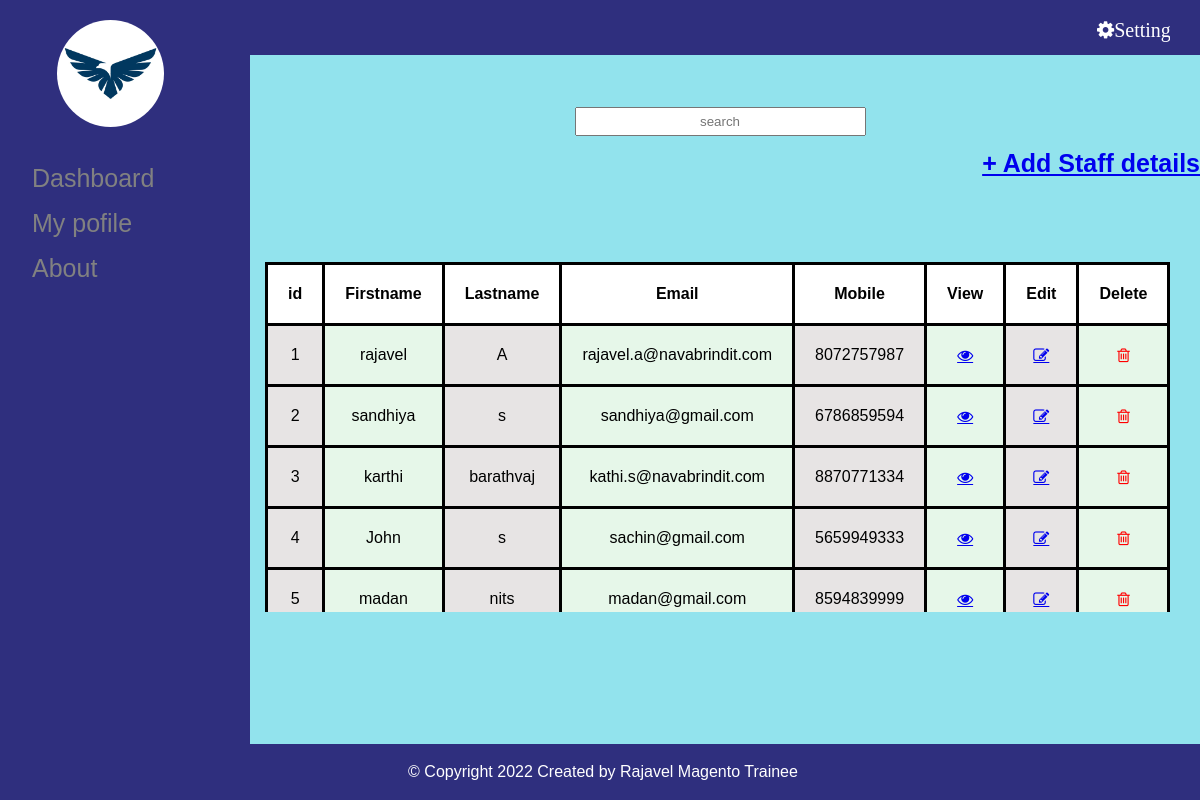
Screenshot of /staffdetails.php with the database file from the repository.
### tables this page shows
CREATE TABLE `staff` (
  `id` int(100) NOT NULL,
  `fname` varchar(100) NOT NULL,
  `lname` varchar(100) NOT NULL,
  `email` varchar(100) NOT NULL,
  `mobile` varchar(100) NOT NULL,
  `dept` varchar(100) NOT NULL,
  `role` varchar(100) NOT NULL,
  `address` varchar(100) NOT NULL,
  `country` varchar(100) NOT NULL,
  `state` varchar(100) NOT NULL
);

### staffdetails.php (the view, shortened to what this page needs)
<link rel="stylesheet" href="https://cdnjs.cloudflare.com/ajax/libs/font-awesome/4.7.0/css/font-awesome.min.css">
<?php session_start();
include("module.php");?>
<?php
    include("db.php");
    $query= "SELECT*FROM staff";
    $connect=mysqli_query($conn,$query);
    echo"<body style='overflow-x: hidden;'>";
    echo"<div style='margin-left: 240px; margin-bottom: 100px;'>";
    echo"<center><input type='text' placeholder='search' id='myinput'></center>";
        echo"<div class='link'>";
        echo"<a href='staffregister.php'>+ Add Staff details</a>";
        echo"</div>";
    echo"<div style='overflow-x: scroll;overflow-y: scroll;width:100%;height: 50%;'>";
    echo'<table class="staff">';
    echo"<tr>";
    echo"<th> id </th>";
    echo"<th>Firstname</th>";
    echo"<th>Lastname </th>";
    echo"<th> Email </th>";
    echo"<th> Mobile </th>";
    echo"<th> View </th>";
    echo"<th> Edit</th>";
    echo"<th> Delete </th>";
    echo"</tr>";
 while($row=mysqli_fetch_assoc($connect))
 {
    $id=$row['id'];
    echo"<tbody id='mytable'>";
    echo"<tr>";
    echo "<td>" . $row['id'] . "</td>";
    echo "<td>" . $row['fname']."</td>";
    echo "<td>" . $row['lname'] . "</td>";
    echo "<td>" . $row['email'] . "</td>";
    echo "<td>" . $row['mobile'] . "</td>";
    echo"<td><a href='viewdetails.php?id=$id' class='fa'>&#xf06e;</a></td>";
    echo"<td><a href='staffdetails_edit.php?id=$id' class='fa'>&#xf044;</a></td>";
    echo "<td> <i class='fa fa-trash-o' style='color:red;'title='delete' onclick='myfunction(".$id.")'></i></td>";
    echo"</tr>";
    echo"</tbody>";
 }
 echo"</table>";
 echo"</div>";
 echo"</div>";
?>

### module.php (shortened to what this page needs)
<html>
    <head>
        <href="https://cdnjs.cloudflare.com/ajax/libs/font-awesome/4.7.0/css/font-awesome.min.css">
    </head>
       <body>
            <div class="topnav">
                   <span style="font-size:30px;cursor:pointer; position:relative; top: 7px;font-weight: 600; margin-left: 12px;" onclick="openNav()">&#9776; Menu</span>
                 <div class="action">
                     <div class="profile" onclick="menuToggle();">
                     <i class="fa fa-gear" style="font-size:20px;color: white ">Setting</i>
                     </div>
                 </div>
            </div>
            <div id="sidenav" class="sidenav" style="background: #2f2f7e;">
                <img src="logo.jpg" style="  border-radius: 70%;width: 107px; margin-left: 57px;margin-top: -40px; margin-bottom: 29px;">
                <a href="demo.php"  id='dash'>Dashboard</a>
                <a href="mydeatils.php" id='profile'>My pofile</a>
                <a href="about.php" id='about'>About</a>
            </div>
            <footer>
                    <p>© Copyright 2022 Created by Rajavel Magento Trainee<br>
                   </p>
            </footer>
    </body>
</html>

### module.php (style rules this page uses)
body { font-family: "Lato", sans-serif; }
.sidenav { height: 100%; width: 250px; position: fixed; z-index: 1; top: 0; left: 0; background-color: #111; color:white; overflow-x: hidden; padding-top: 60px; }
.sidenav a { padding: 8px 8px 8px 32px; text-decoration: none; font-size: 25px; color: #818181; display: block; }
body { margin: 0; font-family: Arial, Helvetica, sans-serif; }
.topnav { overflow: auto; background-color: #2f2f7e; position:fixed; width:100%; top: 0px; height: 55px }
span { color:white; }
footer { position: fixed; bottom:0; left: 0; width:100%; text-align: center; padding: 3px; background-color: #2f2f7e ; color: white; }
.action { position: fixed; top: 20px; right: 30px; }
.action .profile { position: relative; width: 73px; height: 60px; overflow: hidden; cursor: pointer; }

### staffdetails.php (style rules this page uses)
table, th, td { border: 3px solid black; border-collapse: collapse; text-align: center; padding: 20px; background-color:white; margin-left:25px; margin-top:50px; }
body { background-color:#92e3ed;; }
td:nth-child(even) { background-color: #e6f7e9; }
td:nth-child(odd) { background-color: #e7e4e4; }
.link { margin-right: 0px; float: right; margin-bottom: 34px; margin-top: 13px; font-weight:bold; font-size:25px; }
input { padding: 5px 55px; text-align: center; margin-top: 27px; }

### rows the page displays
staff: id "1", fname "rajavel", lname "A", email "rajavel.a@navabrindit.com", mobile "8072757987"
staff: id "2", fname "sandhiya", lname "s", email "sandhiya@gmail.com", mobile "6786859594"
staff: id "3", fname "karthi", lname "barathvaj", email "kathi.s@navabrindit.com", mobile "8870771334"
staff: id "4", fname "John", lname "s", email "sachin@gmail.com", mobile "5659949333"
staff: id "5", fname "madan", lname "nits", email "madan@gmail.com", mobile "8594839999"
